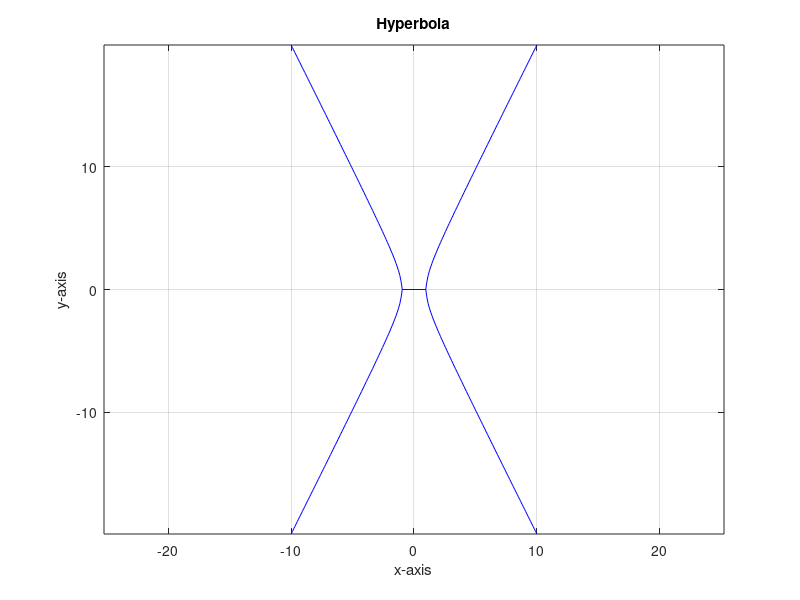

The MATLAB script that drew this image:
% hyperbola

a = 1;
b = 2;

x_range = linspace(-10, 10, 200);

% Avoid invalid values inside sqrt (only where x^2/a^2 >= 1)
y1 = sqrt((x_range.^2 / a^2) - 1) * b;
y2 = -sqrt((x_range.^2 / a^2) - 1) * b;

figure;
plot(x_range, real(y1), 'b', x_range, real(y2), 'b');

title('Hyperbola');
grid on;
xlabel('x-axis');
ylabel('y-axis');
axis equal;
